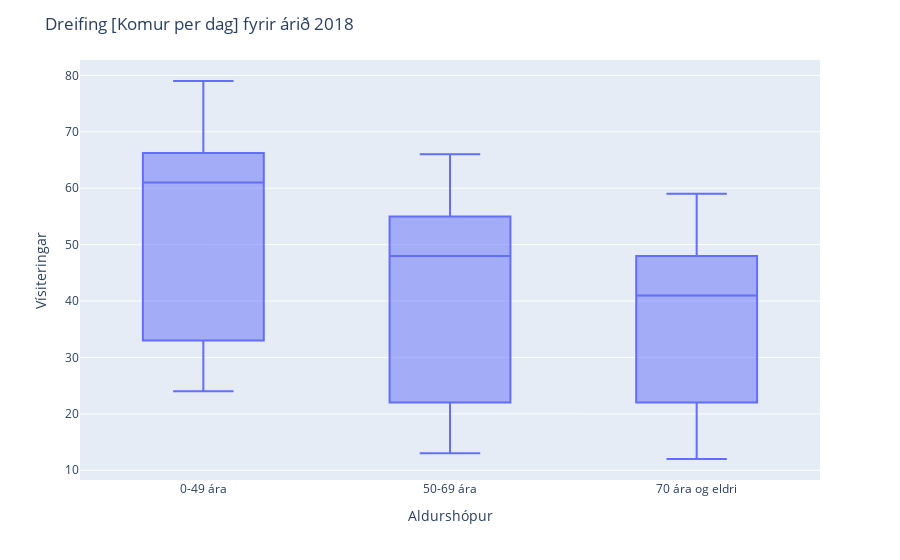

Source (notebook cell):
### Code cell
df = filtered_df
# Til að sjá meðalfjöldi koma fyrir árið eftir aldurshópi
# mean_visits = df.groupby(['Dagsetning komu', 'Aldursflokkun komu']).size().unstack().mean()

grouped_df = df.groupby(['Dagsetning komu', 'Aldursflokkun komu']).size().reset_index(name='Fjöldi koma')

fig = px.box(grouped_df, x='Aldursflokkun komu', y='Fjöldi koma')

fig.update_layout(xaxis_title='Aldurshópur', yaxis_title='Vísiteringar',title="Dreifing [Komur per dag] fyrir árið 2018")

fig.show()

### Figure 1 — Plotly figure (JSON) as saved in the notebook; plotly's stock layout.template omitted (floating-point values rounded to 4 significant figures; data arrays with more than 128 entries replaced by an {"elided": "..."} marker saying what was removed)
{"data": [{"alignmentgroup": "True", "hovertemplate": "Aldursflokkun komu=%{x}<br>Fjöldi koma=%{y}<extra></extra>", "legendgroup": "", "marker": {"color": "#636efa"}, "name": "", "notched": false, "offsetgroup": "", "orientation": "v", "showlegend": false, "type": "box", "x": {"elided": "1095 str values"}, "x0": " ", "xaxis": "x", "y": {"elided": "1095 int values"}, "y0": " ", "yaxis": "y"}], "layout": {"boxmode": "group", "legend": {"tracegroupgap": 0}, "margin": {"t": 60}, "title": {"text": "Dreifing [Komur per dag] fyrir árið 2018"}, "xaxis": {"anchor": "y", "domain": [0, 1], "title": {"text": "Aldurshópur"}}, "yaxis": {"anchor": "x", "domain": [0, 1], "title": {"text": "Vísiteringar"}}}}
